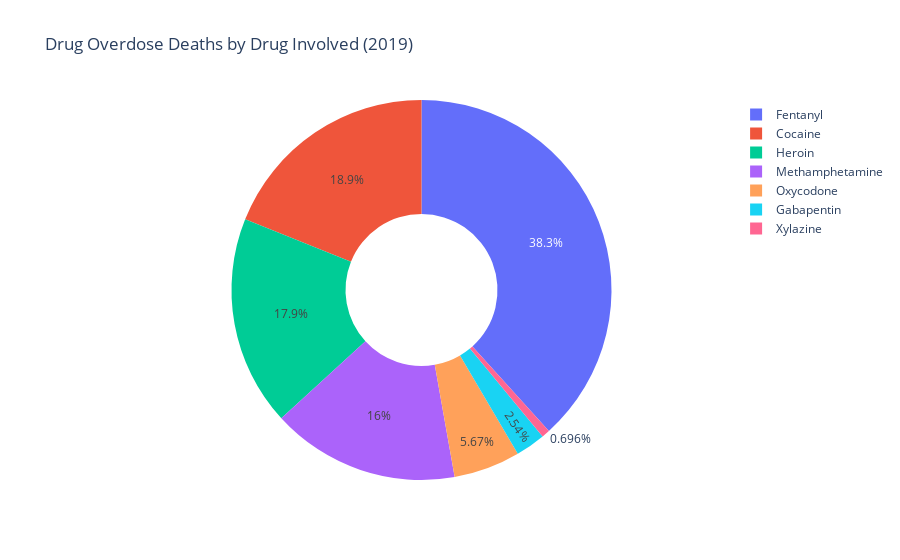
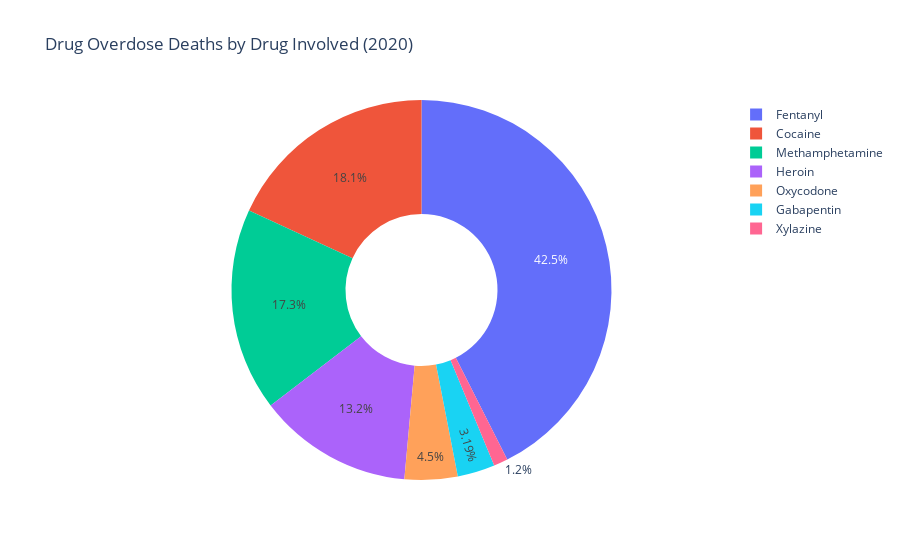
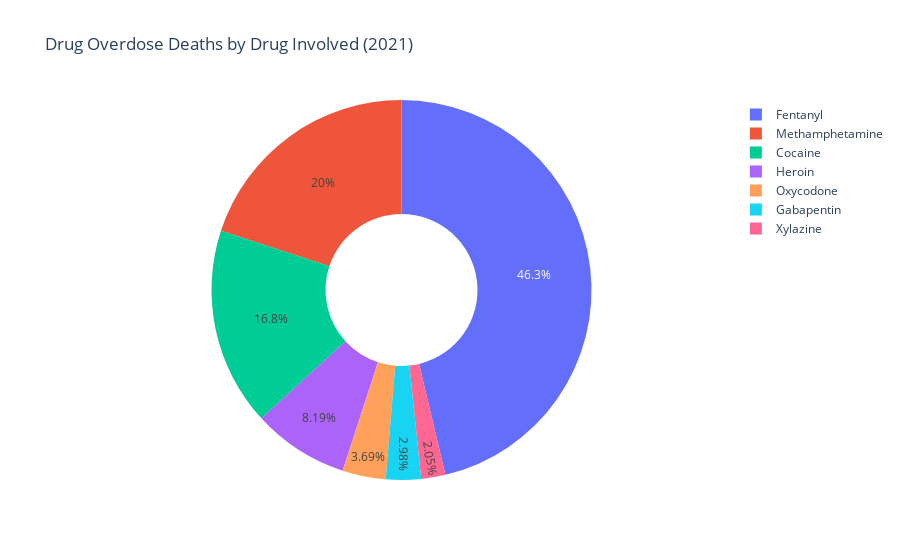
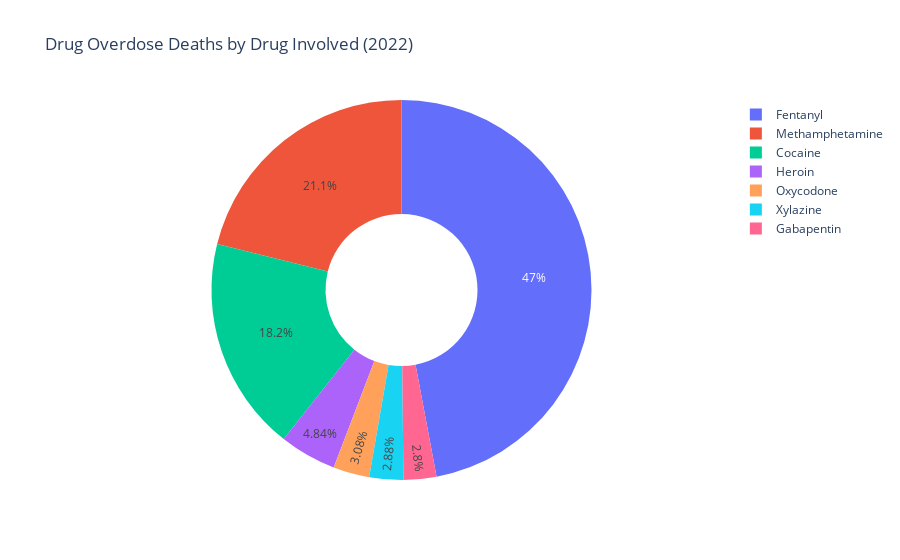

Notebook code cell kept with these figures, in order:
### Code cell
import pandas as pd
import plotly.express as px

# Load the CSV file
csv_file = '../data/PDOD_specific_cleaned.csv'
df = pd.read_csv(csv_file)

# Ensure required columns exist
if {'drug_involved', 'drug_overdose_deaths', 'death_year'}.issubset(df.columns):
    # Define the years to filter
    years = [2019, 2020, 2021, 2022, 2023, 2024]

    # Generate a donut chart for each year
    for year in years:
        df_year = df[df['death_year'] == year]  # Filter data for the specific year
        drug_sums = df_year.groupby('drug_involved')['drug_overdose_deaths'].sum().reset_index()
        
        # Calculate total deaths for the year
        total_deaths = drug_sums['drug_overdose_deaths'].sum()

        # Create the donut chart
        fig = px.pie(drug_sums, values='drug_overdose_deaths', names='drug_involved',
                     title=f"Drug Overdose Deaths by Drug Involved ({year})",
                     hole=0.4)  # Creates a donut chart
        
        # Add total deaths annotation to the bottom right
        fig.add_annotation(
            x=1.1, y=-0.3,  # Adjusted for bottom-right placement
            text=f"Total Deaths: {total_deaths:,}",  # Format with commas
            showarrow=False,
            font=dict(size=14, color="black"),
            align="right"
        )

        # Show the chart
        fig.show()
else:
    print("Error: Required columns ('drug_involved', 'drug_overdose_deaths', 'death_year') not found in the CSV file.")

### Figure 1 — Plotly figure (JSON) as saved in the notebook; plotly's stock layout.template omitted (floating-point values rounded to 4 significant figures)
{"data": [{"domain": {"x": [0, 1], "y": [0, 1]}, "hole": 0.4, "hovertemplate": "drug_involved=%{label}<br>drug_overdose_deaths=%{value}<extra></extra>", "labels": ["Cocaine", "Fentanyl", "Gabapentin", "Heroin", "Methamphetamine", "Oxycodone", "Xylazine"], "legendgroup": "", "name": "", "showlegend": true, "type": "pie", "values": [381798, 772522, 51228, 360274, 322698, 114322, 14032]}], "layout": {"annotations": [{"align": "right", "font": {"color": "black", "size": 14}, "showarrow": false, "text": "Total Deaths: 2,016,874.0", "x": 1.1, "y": -0.3}], "legend": {"tracegroupgap": 0}, "title": {"text": "Drug Overdose Deaths by Drug Involved (2019)"}}}

### Figure 2 — Plotly figure (JSON) as saved in the notebook; plotly's stock layout.template omitted (floating-point values rounded to 4 significant figures)
{"data": [{"domain": {"x": [0, 1], "y": [0, 1]}, "hole": 0.4, "hovertemplate": "drug_involved=%{label}<br>drug_overdose_deaths=%{value}<extra></extra>", "labels": ["Cocaine", "Fentanyl", "Gabapentin", "Heroin", "Methamphetamine", "Oxycodone", "Xylazine"], "legendgroup": "", "name": "", "showlegend": true, "type": "pie", "values": [476294, 1118362, 83734, 345970, 454212, 118408, 31595]}], "layout": {"annotations": [{"align": "right", "font": {"color": "black", "size": 14}, "showarrow": false, "text": "Total Deaths: 2,628,575.0", "x": 1.1, "y": -0.3}], "legend": {"tracegroupgap": 0}, "title": {"text": "Drug Overdose Deaths by Drug Involved (2020)"}}}

### Figure 3 — Plotly figure (JSON) as saved in the notebook; plotly's stock layout.template omitted (floating-point values rounded to 4 significant figures)
{"data": [{"domain": {"x": [0, 1], "y": [0, 1]}, "hole": 0.4, "hovertemplate": "drug_involved=%{label}<br>drug_overdose_deaths=%{value}<extra></extra>", "labels": ["Cocaine", "Fentanyl", "Gabapentin", "Heroin", "Methamphetamine", "Oxycodone", "Xylazine"], "legendgroup": "", "name": "", "showlegend": true, "type": "pie", "values": [562354, 1545938, 99410, 273426, 666498, 123384, 68618]}], "layout": {"annotations": [{"align": "right", "font": {"color": "black", "size": 14}, "showarrow": false, "text": "Total Deaths: 3,339,628.0", "x": 1.1, "y": -0.3}], "legend": {"tracegroupgap": 0}, "title": {"text": "Drug Overdose Deaths by Drug Involved (2021)"}}}

### Figure 4 — Plotly figure (JSON) as saved in the notebook; plotly's stock layout.template omitted (floating-point values rounded to 4 significant figures)
{"data": [{"domain": {"x": [0, 1], "y": [0, 1]}, "hole": 0.4, "hovertemplate": "drug_involved=%{label}<br>drug_overdose_deaths=%{value}<extra></extra>", "labels": ["Cocaine", "Fentanyl", "Gabapentin", "Heroin", "Methamphetamine", "Oxycodone", "Xylazine"], "legendgroup": "", "name": "", "showlegend": true, "type": "pie", "values": [670052, 1727710, 102752, 177620, 775398, 113274, 105896]}], "layout": {"annotations": [{"align": "right", "font": {"color": "black", "size": 14}, "showarrow": false, "text": "Total Deaths: 3,672,702.0", "x": 1.1, "y": -0.3}], "legend": {"tracegroupgap": 0}, "title": {"text": "Drug Overdose Deaths by Drug Involved (2022)"}}}
